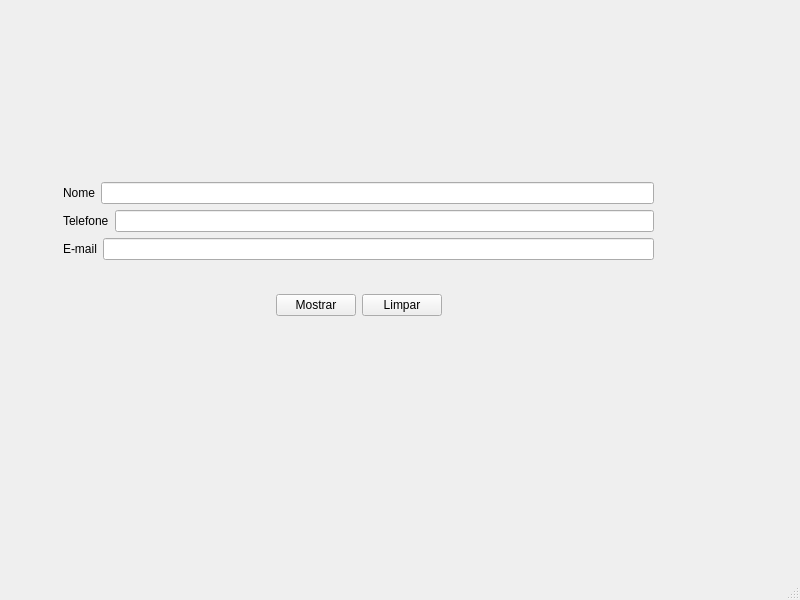
<?xml version="1.0" encoding="UTF-8"?>
<ui version="4.0">
 <class>MainWindow</class>
 <widget class="QMainWindow" name="MainWindow">
  <property name="geometry">
   <rect>
    <x>0</x>
    <y>0</y>
    <width>800</width>
    <height>600</height>
   </rect>
  </property>
  <property name="windowTitle">
   <string>MainWindow</string>
  </property>
  <widget class="QWidget" name="centralwidget">
   <widget class="QWidget" name="">
    <property name="geometry">
     <rect>
      <x>63</x>
      <y>154</y>
      <width>591</width>
      <height>191</height>
     </rect>
    </property>
    <layout class="QVBoxLayout" name="verticalLayout_3">
     <item>
      <layout class="QVBoxLayout" name="verticalLayout">
       <item>
        <layout class="QHBoxLayout" name="horizontalLayout">
         <item>
          <widget class="QLabel" name="label_3">
           <property name="text">
            <string>Nome</string>
           </property>
          </widget>
         </item>
         <item>
          <widget class="QLineEdit" name="txt_nome"/>
         </item>
        </layout>
       </item>
       <item>
        <layout class="QHBoxLayout" name="horizontalLayout_3">
         <item>
          <widget class="QLabel" name="label_2">
           <property name="text">
            <string>Telefone</string>
           </property>
          </widget>
         </item>
         <item>
          <widget class="QLineEdit" name="txt_telefone"/>
         </item>
        </layout>
       </item>
       <item>
        <layout class="QHBoxLayout" name="horizontalLayout_2">
         <item>
          <widget class="QLabel" name="label">
           <property name="text">
            <string>E-mail</string>
           </property>
          </widget>
         </item>
         <item>
          <widget class="QLineEdit" name="txt_email"/>
         </item>
        </layout>
       </item>
      </layout>
     </item>
     <item>
      <layout class="QVBoxLayout" name="verticalLayout_2">
       <item>
        <layout class="QHBoxLayout" name="horizontalLayout_4">
         <item>
          <spacer name="horizontalSpacer">
           <property name="orientation">
            <enum>Qt::Horizontal</enum>
           </property>
           <property name="sizeHint" stdset="0">
            <size>
             <width>40</width>
             <height>20</height>
            </size>
           </property>
          </spacer>
         </item>
         <item>
          <widget class="QPushButton" name="btn_mostrar">
           <property name="text">
            <string>Mostrar</string>
           </property>
          </widget>
         </item>
         <item>
          <widget class="QPushButton" name="btn_limpar">
           <property name="text">
            <string>Limpar</string>
           </property>
          </widget>
         </item>
         <item>
          <spacer name="horizontalSpacer_2">
           <property name="orientation">
            <enum>Qt::Horizontal</enum>
           </property>
           <property name="sizeHint" stdset="0">
            <size>
             <width>40</width>
             <height>20</height>
            </size>
           </property>
          </spacer>
         </item>
        </layout>
       </item>
      </layout>
     </item>
    </layout>
   </widget>
  </widget>
  <widget class="QMenuBar" name="menubar">
   <property name="geometry">
    <rect>
     <x>0</x>
     <y>0</y>
     <width>800</width>
     <height>21</height>
    </rect>
   </property>
  </widget>
  <widget class="QStatusBar" name="statusbar"/>
 </widget>
 <resources/>
 <connections/>
</ui>
